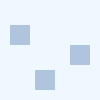
Frame 1 (no input)
Frame 60 (the mouse pressed at the canvas centre just before this capture): identical to frame 1, image omitted
Frame 120 (the mouse held since frame 60 and released just before this capture): identical to frame 1, image omitted

The Processing sketch that drew this single still picture (run headless with seeded random() and noise(); from frame 60 on, the mouse is pressed at the canvas centre):

// Processing sketch: processing_133709
// ── processing_133709.pde

void setup(){
  background(240,248,255);
  noStroke();
}

void draw() {
  purpleSquare(10,25);
  purpleSquare(70,45);
  purpleSquare(35,70);
}

void purpleSquare(int x, int y) {
  fill(176,196,222);
  rect(x,y, 20, 20);
}
